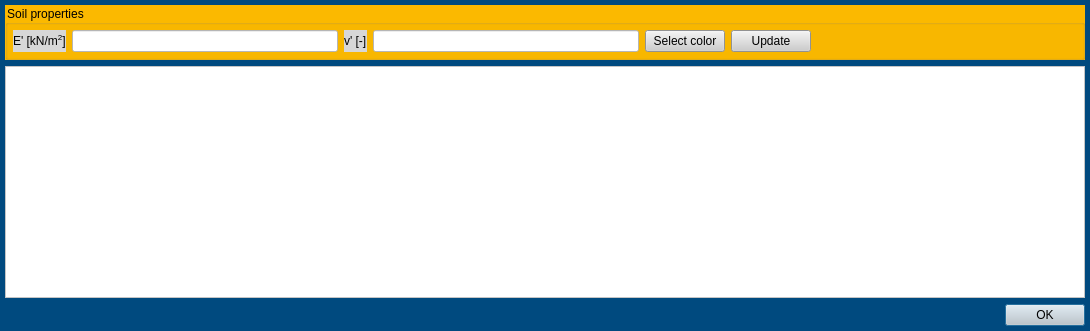
<?xml version="1.0" encoding="UTF-8"?>
<ui version="4.0">
 <class>Dialog</class>
 <widget class="QDialog" name="Dialog">
  <property name="geometry">
   <rect>
    <x>0</x>
    <y>0</y>
    <width>1090</width>
    <height>331</height>
   </rect>
  </property>
  <property name="windowTitle">
   <string>Dialog</string>
  </property>
  <property name="styleSheet">
   <string notr="true">QWidget{background-color: rgb(0, 74, 127);}

QTableWidget{background-color: rgb(255, 255, 255);}

QCheckBox{background-color: rgb(255, 255, 255);}

QWidget#widget{background-color: rgb(255, 255, 255);}

QGroupBox{background-color: rgb(251, 185, 0);}

QPushButton{background-color: rgb(205, 205, 205);}

QLineEdit{background-color:rgb(255, 255, 255);}

QLabel{background-color:rgb(215, 215, 215);}</string>
  </property>
  <layout class="QVBoxLayout" name="verticalLayout">
   <property name="leftMargin">
    <number>5</number>
   </property>
   <property name="topMargin">
    <number>5</number>
   </property>
   <property name="rightMargin">
    <number>5</number>
   </property>
   <property name="bottomMargin">
    <number>5</number>
   </property>
   <item>
    <widget class="QGroupBox" name="groupBox">
     <property name="title">
      <string>Soil properties</string>
     </property>
     <layout class="QGridLayout" name="gridLayout">
      <property name="leftMargin">
       <number>5</number>
      </property>
      <property name="topMargin">
       <number>5</number>
      </property>
      <property name="rightMargin">
       <number>5</number>
      </property>
      <property name="bottomMargin">
       <number>5</number>
      </property>
      <item row="0" column="3">
       <widget class="QLineEdit" name="lineEdit"/>
      </item>
      <item row="0" column="8">
       <spacer name="horizontalSpacer_3">
        <property name="orientation">
         <enum>Qt::Horizontal</enum>
        </property>
        <property name="sizeHint" stdset="0">
         <size>
          <width>40</width>
          <height>20</height>
         </size>
        </property>
       </spacer>
      </item>
      <item row="0" column="2">
       <widget class="QLabel" name="label_4">
        <property name="text">
         <string>E' [kN/m&lt;sup&gt;2&lt;/sup&gt;]</string>
        </property>
       </widget>
      </item>
      <item row="0" column="4">
       <widget class="QLabel" name="label_5">
        <property name="text">
         <string>v' [-]</string>
        </property>
       </widget>
      </item>
      <item row="0" column="5">
       <widget class="QLineEdit" name="lineEdit_4"/>
      </item>
      <item row="0" column="7">
       <widget class="QPushButton" name="pushButton_2">
        <property name="text">
         <string>Update</string>
        </property>
       </widget>
      </item>
      <item row="0" column="6">
       <widget class="QPushButton" name="pushButton_3">
        <property name="text">
         <string>Select color</string>
        </property>
       </widget>
      </item>
     </layout>
    </widget>
   </item>
   <item>
    <widget class="QTableWidget" name="tableWidget"/>
   </item>
   <item>
    <widget class="QDialogButtonBox" name="buttonBox">
     <property name="orientation">
      <enum>Qt::Horizontal</enum>
     </property>
     <property name="standardButtons">
      <set>QDialogButtonBox::Ok</set>
     </property>
     <property name="centerButtons">
      <bool>false</bool>
     </property>
    </widget>
   </item>
  </layout>
 </widget>
 <resources/>
 <connections/>
</ui>
